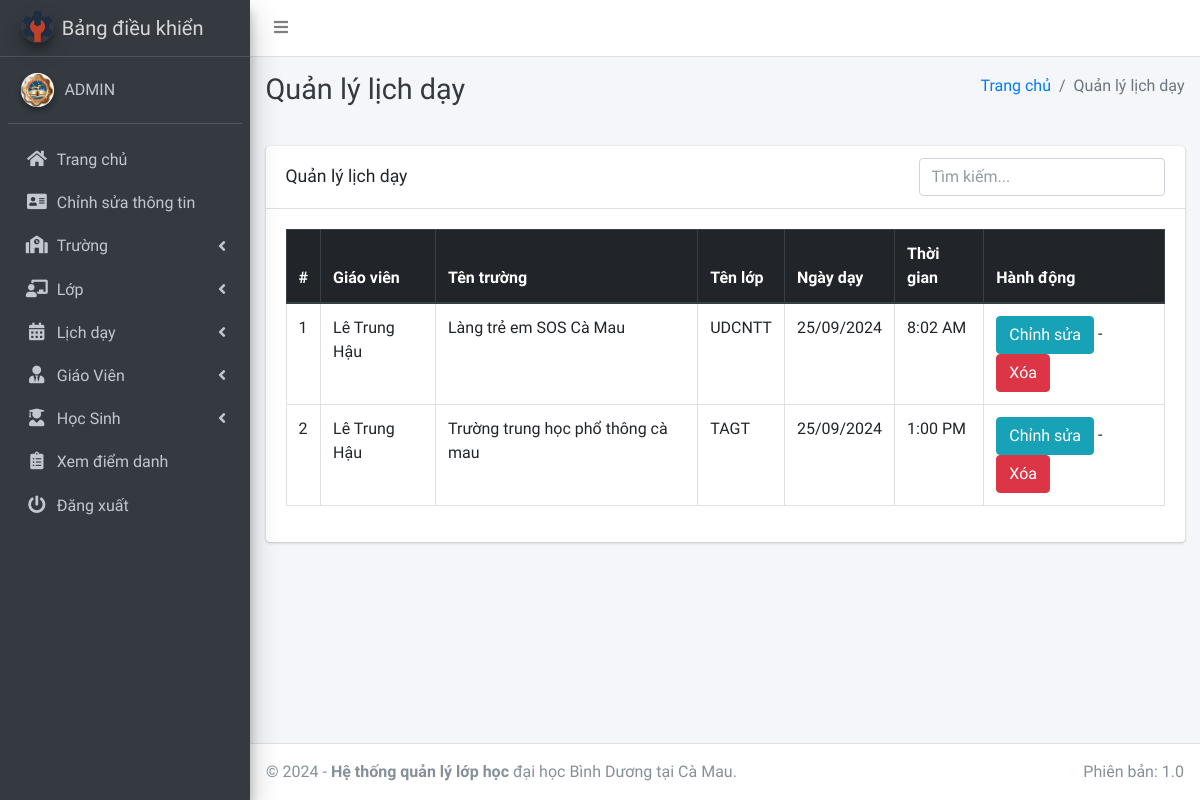
The app's page /session/manage/ (signed in) with its own data.
### main_app/models.py (models this page shows, shortened)
class CustomUser(AbstractUser):
    USER_TYPE = ((1, "HOD"), (2, "Staff"), (3, "Student"))
    GENDER = [("M", "Nam"), ("F", "Nữ")]
    username = None
    email = models.EmailField(unique=True, null=True, blank=True)
    student_id = models.CharField(max_length=20, unique=True, null=True, blank=True)
    user_type = models.CharField(default=1, choices=USER_TYPE, max_length=1)
    gender = models.CharField(max_length=1, choices=GENDER)
    profile_pic = models.ImageField(null=True, blank=True)
    address = models.TextField()
    qr_code = models.ImageField(
        upload_to="QR/", null=True, blank=True
    )  # Thêm trường lưu mã QR
    created_at = models.DateTimeField(auto_now_add=True)
    updated_at = models.DateTimeField(auto_now=True)
    USERNAME_FIELD = "student_id"  # Mặc định là student_id
    REQUIRED_FIELDS = []
    objects = CustomUserManager()

class TeachingSchedule(models.Model):
    staff = models.ForeignKey(Staff, on_delete=models.CASCADE)
    school_name = models.ForeignKey(Course, on_delete=models.CASCADE)
    class_name = models.ForeignKey(Subject, on_delete=models.CASCADE)
    schedule_date = models.DateField()
    start_time = models.TimeField()
    created_at = models.DateTimeField(auto_now_add=True)
    updated_at = models.DateTimeField(auto_now=True)

class Staff(models.Model):
    course = models.ForeignKey(Course, on_delete=models.CASCADE, null=True, blank=False)
    admin = models.OneToOneField(CustomUser, on_delete=models.CASCADE)
    def __str__(self):
        return self.admin.last_name + " " + self.admin.first_name

class Course(models.Model):
    name = models.CharField(max_length=120, null=True) #tên trường
    created_at = models.DateTimeField(auto_now_add=True)
    updated_at = models.DateTimeField(auto_now=True)
    def __str__(self):
        return self.name

class Subject(models.Model):
    name = models.CharField(max_length=120) #tên lớp
    staff = models.ForeignKey(Staff, on_delete=models.CASCADE, null=True, blank=False)
    course = models.ForeignKey(Course, on_delete=models.CASCADE)
    updated_at = models.DateTimeField(auto_now=True)
    created_at = models.DateTimeField(auto_now_add=True)
    def __str__(self):
        return self.name

### main_app/hod_views.py (the view)
# urls.py: path("session/manage/", hod_views.manage_session, name='manage_session'),
def manage_session(request):
    sessions = TeachingSchedule.objects.all()
    context = {"sessions": sessions, "page_title": "Quản lý lịch dạy"}
    return render(request, "hod_template/manage_session.html", context)

### main_app/templates/hod_template/manage_session.html (shortened to what this page needs)
{% extends 'main_app/base.html' %}
{% load static %}
{% block page_title %}{{page_title}}{% endblock page_title %}
{% block content %}
<section class="content">
    <div class="container-fluid">
        <div class="row">
            <div class="col-md-12">
                <div class="card">
                    <div class="card-header d-flex justify-content-between align-items-center">
                        <h3 class="card-title">{{page_title}}</h3>
                        <div class="ml-auto">
                            <input type="text" id="searchInput" onkeyup="searchTable()" class="form-control" placeholder="Tìm kiếm...">
                        </div>
                    </div>
                    <div class="card-body">
                        <div class="table-responsive">
                            <table id="example2" class="table table-bordered table-hover ">
                                <thead class="thead-dark">
                                    <tr>
                                        <th>#</th>
                                        <th>Giáo viên</th>
                                        <th>Tên trường</th>
                                        <th>Tên lớp</th>
                                        <th>Ngày dạy</th>
                                        <th>Thời gian</th>
                                        <th>Hành động</th>
                                    </tr>
                                </thead>
                                <tbody>
                                    {% for session in sessions %}
                                    <tr>
                                        <td>{{ forloop.counter }}</td>
                                        <td>{{ session.staff }}</td>
                                        <td>{{ session.school_name }}</td>
                                        <td>{{ session.class_name }}</td>
                                        <td>{{ session.schedule_date|date:"d/m/Y" }}</td>
                                        <td>{{ session.start_time|date:"g:i A" }}</td>
                                        <td>
                                            <a href="{% url 'edit_session' session.id %}" class="btn btn-info">Chỉnh sửa</a> -
                                            <a href="{% url 'delete_session' session.id %}" onclick="return confirm('Bạn có chắc chắn muốn xóa cái này không ?')" class="btn btn-danger">Xóa</a>
                                        </td>
                                    </tr>
                                    {% endfor %}
                                </tbody>
                            </table>
                        </div>
                    </div>
                </div>
            </div>
        </div>
    </div>
</section>
{% endblock content %}

### main_app/templates/main_app/sidebar_template.html (shortened to what this page needs)
{% load static %}
<aside class="main-sidebar sidebar-dark-info elevation-4">
    {% if request.user.user_type == '1' %}
    <a href="{% url 'admin_home' %}" class="brand-link">
        <img src="{% static 'dist/img/controll.ico' %} " alt="AdminLTE Logo"
            class="brand-image img-circle elevation-3" >
        <span class="brand-text font-weight-light">Bảng điều khiển</span>
    </a>
    <div class="sidebar">
        <div class="user-panel mt-3 pb-3 mb-3 d-flex">
            <div class="image">
                <img src="{{ request.user.profile_pic}}" class="img-circle elevation-2" alt="User Image">
            </div>
            <div class="info">
                <a href="#" class="d-block">{{user.last_name}}{{user.first_name}}</a>
            </div>
        </div>
        <nav class="mt-2">
            <ul class="nav nav-pills nav-sidebar flex-column" data-widget="treeview" role="menu" data-accordion="false">
                <li class="nav-item">
                    {% url 'admin_home' as admin_home %}
                    <a href="{{admin_home}}" class="nav-link {% if admin_home == request.path %} active {% endif %}">
                        <i class="nav-icon fas fa-home"></i>
                        <p>
                            Trang chủ
                        </p>
                    </a>
                </li>
                <li class="nav-item">
                    {% url 'admin_view_profile' as admin_view_profile %}
                    <a href="{{admin_view_profile}}"
                        class="nav-link {% if admin_view_profile == request.path %} active {% endif %}">
                        <i class="nav-icon fas fa-address-card"></i>
                        <p>
                            Chỉnh sửa thông tin
                        </p>
                    </a>
                </li>
                <li class="nav-item has-treeview">
                    <a href="#" class="nav-link">
                        <i class="nav-icon fas fa-school"></i>
                        <p>
                            Trường
                            <i class="fas fa-angle-left right"></i>
                        </p>
                    </a>
                </li>
                <li class="nav-item has-treeview">
                    <a href="#" class="nav-link">
                        <i class="nav-icon fas fa-chalkboard-teacher"></i>
                        <p>
                            Lớp
                            <i class="fas fa-angle-left right"></i>
                        </p>
                    </a>
                </li>
                <li class="nav-item has-treeview">
                    <a href="#" class="nav-link">
                        <i class="nav-icon fas fa-calendar-alt"></i>
                        <p>
                            Lịch dạy
                            <i class="fas fa-angle-left right"></i>
                        </p>
                    </a>
                </li>
                <li class="nav-item has-treeview">
                    <a href="#" class="nav-link">
                        <i class="nav-icon fas fa-user-tie"></i>
                        <p>
                            Giáo Viên
                            <i class="fas fa-angle-left right"></i>
                        </p>
                    </a>
                </li>
                <li class="nav-item has-treeview">
                    <a href="#" class="nav-link">
                        <i class="nav-icon fas fa-user-graduate"></i>
                        <p>
                            Học Sinh
                            <i class="fas fa-angle-left right"></i>
                        </p>
                    </a>
                </li>
                <li class="nav-item">
                    {% url 'admin_view_attendance' as admin_view_attendance %}
                <li class="nav-item">
                    <a href="{{admin_view_attendance}}"
                        class="nav-link  {% if admin_view_attendance == request.path %} active {% endif %}">
                        <i class="nav-icon fas fa-clipboard-list"></i>
                        <p>
                            Xem điểm danh
                        </p>
                    </a>
                </li>
                                        {% endif %}
                                        <li class="nav-item">
                                            <a href="{% url 'user_logout' %}"
                                                onclick="return confirm('Phiên của bạn sẽ bị chấm dứt.\n\nTiếp tục?')"
                                                class="nav-link">
                                                <i class="nav-icon fas fa-power-off"></i>
                                                <p>
                                                    Đăng xuất
                                                </p>
                                            </a>
                                        </li>
                                    </ul>
                                </nav>
                            </div>
</aside>

### main_app/templates/hod_template/manage_session.html (style rules this page uses)
.table-responsive { overflow-x: auto; }

### records on screen
CustomUser: user.profile_pic (picture), last_name "A", first_name "DMIN"
TeachingSchedule: staff "Lê Trung Hậu", school_name "Làng trẻ em SOS Cà Mau", class_name "UDCNTT", schedule_date "25/09/2024", start_time "8:02 AM"
TeachingSchedule: staff "Lê Trung Hậu", school_name "Trường trung học phổ thông cà mau", class_name "TAGT", schedule_date "25/09/2024", start_time "1:00 PM"

### other values on screen
{{ page_title }} "Quản lý lịch dạy"
